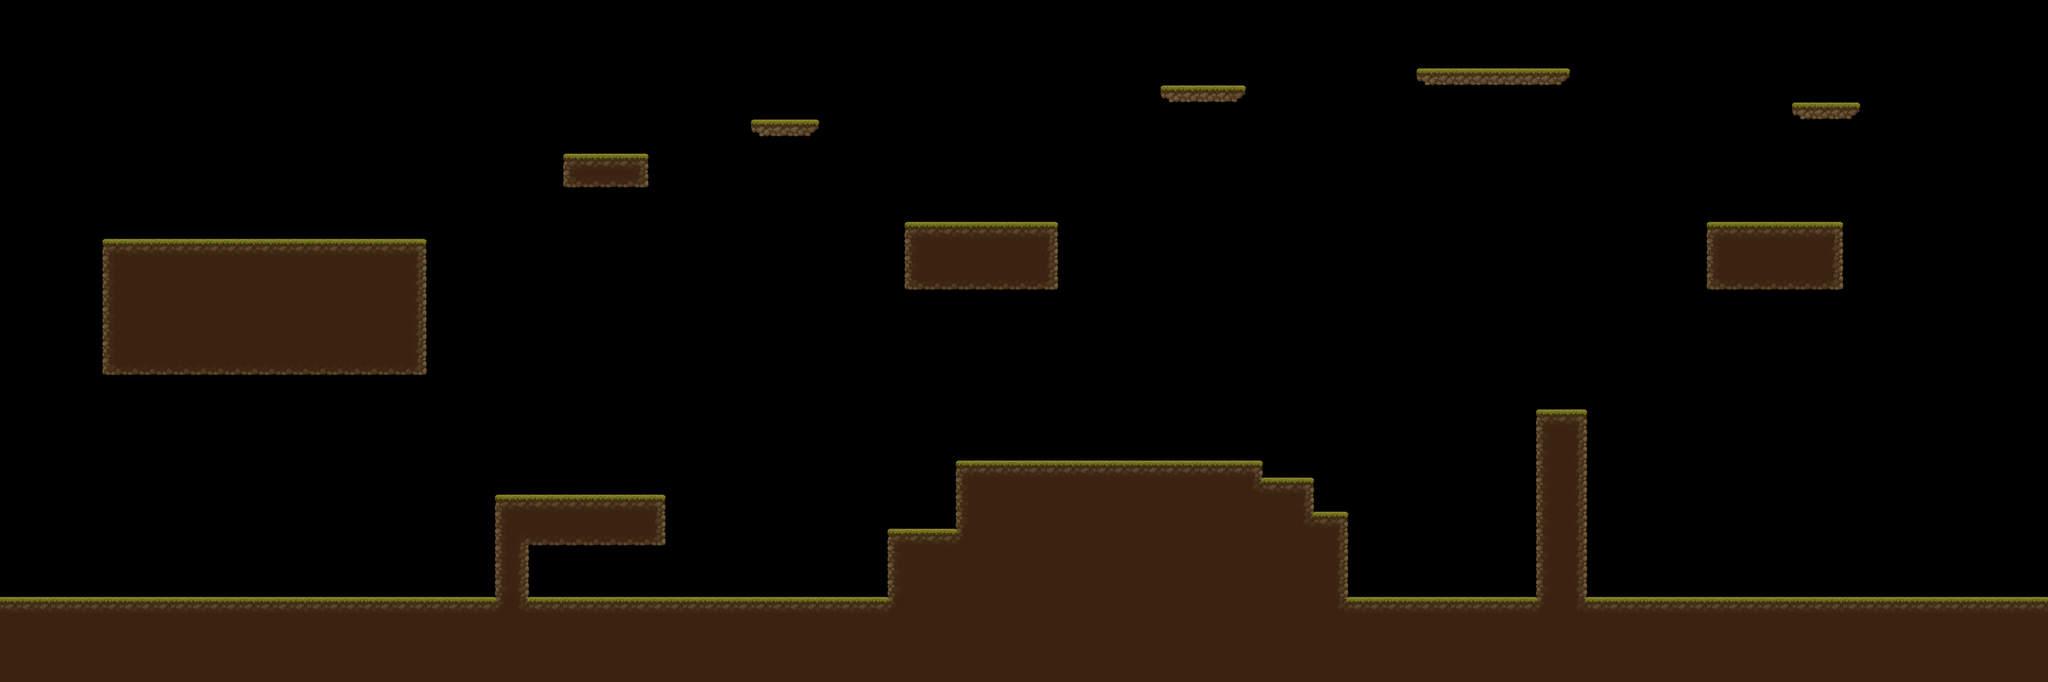

This game map was drawn from its Tiled (.tmx) file and the tilesets committed beside it. A one-line description and the trimmed map source follow:
An orthogonal 120x40 tile map with 32x32 px tiles, 1 tile layer (terrain), 1 hidden layer not drawn.

<map version="1.10" tiledversion="1.11.2" orientation="orthogonal" renderorder="right-down" width="120" height="40" tilewidth="32" tileheight="32" infinite="0" nextlayerid="3" nextobjectid="1">
 <tileset firstgid="1" source="2D-Platformer-Tileset.tsx" />
 <layer id="1" name="prototype" width="120" height="40" visible="0">
  <data>[4800 cells, 4800 non-empty, 2 distinct tile ids]</data>
 </layer>
 <layer id="2" name="terrain" width="120" height="40">
  <properties>
   <property name="unity:sortingLayer" value="Ground" />
  </properties>
  <data>[4800 cells, 1500 non-empty, 16 distinct tile ids]</data>
 </layer>
</map>
